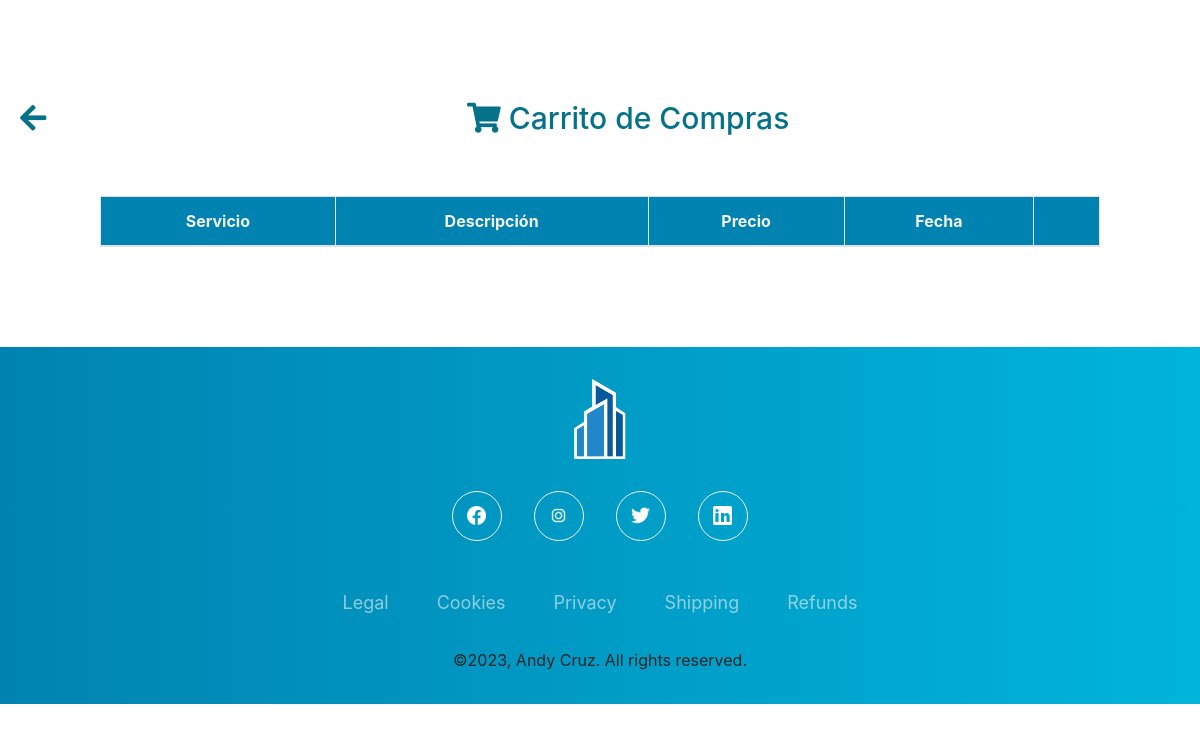
Page /cart (signed in) on the earlier database version.
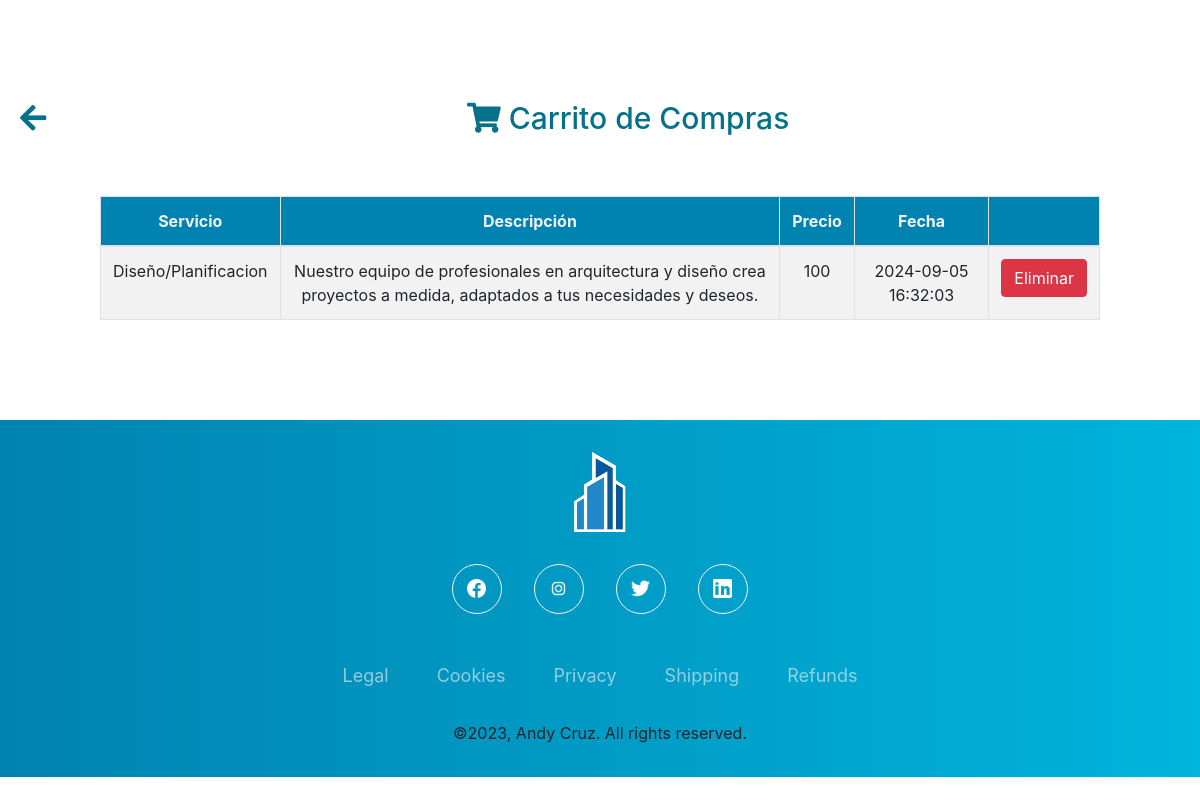
Same page on the later database version.
### tables this page shows
CREATE TABLE 'transacciones' ('id' INTEGER PRIMARY KEY NOT NULL, 'usuario_id' INTEGER, 'servicio_id' INTEGER, 'fecha' DATETIME);

CREATE TABLE 'servicios' ('id' INTEGER PRIMARY KEY NOT NULL, 'nombre' TEXT, 'descripcion' TEXT, 'precio' NUMERIC);

### app.py (the view, shortened to what this page needs)
@app.route("/cart", methods=["GET", "POST"])
@login_required
def cart():
    carrito = db.execute(
        "SELECT * FROM servicios JOIN transacciones ON servicios.id = transacciones.servicio_id WHERE transacciones.usuario_id = ? ORDER BY transacciones.fecha DESC",
        session["user_id"],
    )
    return render_template("carrito.html", carrito=carrito)

### app.py (called while the page is built)
@app.after_request
def after_request(response):
    response.headers["Cache-Control"] = "no-cache, no-store, must-revalidate"
    response.headers["Expires"] = 0
    response.headers["Pragma"] = "no-cache"
    return response

### helpers.py (called while the page is built)
def login_required(f):
    @wraps(f)
    def decorated_function(*args, **kwargs):
        if session.get("user_id") is None:
            return redirect("/logIn")
        return f(*args, **kwargs)
    return decorated_function

### templates/carrito.html (shortened to what this page needs)
<!DOCTYPE html>
<html lang="es">
    <head>
        <link rel="stylesheet" href="https://cdn.jsdelivr.net/npm/leaflet@1.7.1/dist/leaflet.css" />
        <link rel="stylesheet" href="https://cdnjs.cloudflare.com/ajax/libs/font-awesome/5.15.3/css/all.min.css">
        <link rel="stylesheet" href="../static/stylesCar.css">
        <link rel="stylesheet" href="https://stackpath.bootstrapcdn.com/bootstrap/4.5.2/css/bootstrap.min.css">
    </head>
    <body>
        <main>
            <h2 class="titulo">
                <a href="/">
                    <i class="fas fa-arrow-left back-arrow flecha"></i>
                </a>
                <span class="contenido">
                    <i class="fas fa-shopping-cart"></i>
                    Carrito de Compras
                </span>
            </h2>
            <div class="table-container ">
                <table class="table table-bordered table-striped ">
                    <thead >
                        <tr>
                            <th scope="col">Servicio</th>
                            <th scope="col">Descripción</th>
                            <th scope="col">Precio</th>
                            <th scope="col">Fecha</th>
                            <th scope="col"></th>
                        </tr>
                    </thead>
                    <tbody>
                        {% for row in carrito %}
                        <tr>
                            <td>{{ row.nombre }}</td>
                            <td>{{ row.descripcion }}</td>
                            <td>{{ row.precio }}</td>
                            <td>{{ row.fecha }}</td>
                            <td>
                                <button class="btn btn-danger eliminar-btn" data-id="{{ row.id }}">Eliminar</button>
                            </td>
                        </tr>
                        {% endfor %}
                    </tbody>
                </table>
            </div>
        </main>
        <footer class="d-flex justify-content-center align-items-center">
            <img src="../static/img/Contruct.png" alt="" class="logo">
            <div class="social-icons-container">
                <a href="../static/InstagramBlanco.png" class="social-icon"></a>
                <a href="../static/FacebookBlanco.png" class="social-icon"></a>
                <a href="../static/LinkedinBlanco.png" class="social-icon"></a>
                <a href="../static/TwitterBlanco.png" class="social-icon"></a>
            </div>
            <ul class="footer-menu-container">
                <li class="menu-item">Legal</li>
                <li class="menu-item">Cookies</li>
                <li class="menu-item">Privacy</li>
                <li class="menu-item">Shipping</li>
                <li class="menu-item">Refunds</li>
            </ul>
            <span class="copyrigh">&copy;2023, Andy Cruz. All rights reserved.</span>
        </footer>
    </body>
</html>

### static/stylesCar.css (style rules this page uses)
* { margin: 0; padding: 0; box-sizing: border-box; }
body { font-family: 'open sans'; }
main { margin-top: 100px; margin-bottom: 100px; }
.titulo { color: #05728a; color: -webkit-linear-gradient(to right, #0083B0, #00B4DB); color: linear-gradient(to right, #0083B0, #00B4DB); font-size: 30px; text-align: center; margin-bottom: 60px; display: flex; align-items: center; }
.titulo .flecha { margin-right: 10px; order: -1; margin-left: 20px; color: #05728a; color: -webkit-linear-gradient(to right, #0083B0, #00B4DB); color: linear-gradient(to right, #0083B0, #00B4DB); }
.titulo .contenido { margin-left: auto; margin-right: auto; }
.table-container { max-width: 1000px; margin: 0 auto; }
table { width: 100%; border-collapse: collapse; }
thead { background-color: #0083B0; text-align: left; padding: 10px; justify-content: center; text-align: center; color: #f2f2f2; }
tbody td { padding: 10px; justify-content: center; text-align: center; }
.eliminar-btn { background-color: #ff0000; color: #fff; border: none; padding: 5px 10px; cursor: pointer; justify-content: center; text-align: center; }
footer { width: 100%; bottom: 0; left: 0; padding: 2rem 8%; background: #00B4DB; background: -webkit-linear-gradient(to right, #0083B0, #00B4DB); background: linear-gradient(to right, #0083B0, #00B4DB); display: flex; justify-content: center; align-items: center; flex-direction: column; }
.logo { height: 80px; margin-bottom: 1rem; }
.social-icons-container, .footer-menu-container { display: flex; justify-content: center; align-items: center; flex-wrap: wrap; margin-bottom: 1rem; }
.social-icon { height: 50px; width: 50px; border-radius: 50px; border: 1px solid #f2f2f2; background-image: url(../static/img/FacebookBlanco.png); background-position: center; background-size: 40%; background-repeat: no-repeat; margin: 1rem; }
.social-icon:nth-of-type(2) { background-image: url(../static/img/InstagramBlanco.png); }
.social-icon:nth-of-type(3) { background-image: url(../static/img/TwitterBlanco.png); }
.social-icon:nth-of-type(4) { background-image: url(../static/img/LinkedinBlanco.png); }
.footer-menu-container { list-style-type: none; color: #f2f2f2; font-size: 18px; }
.menu-item { margin: 1rem 1.5rem; cursor: pointer; opacity: 0.6; }

Differences in the rows shown:
added transacciones: nombre "Diseño/Planificacion", descripcion "Nuestro equipo de profesionales en arquitectura y diseño crea proyectos a medida, adaptados a tus necesidades y deseos.", precio "100", fecha "2024-09-05 16:32:03"
